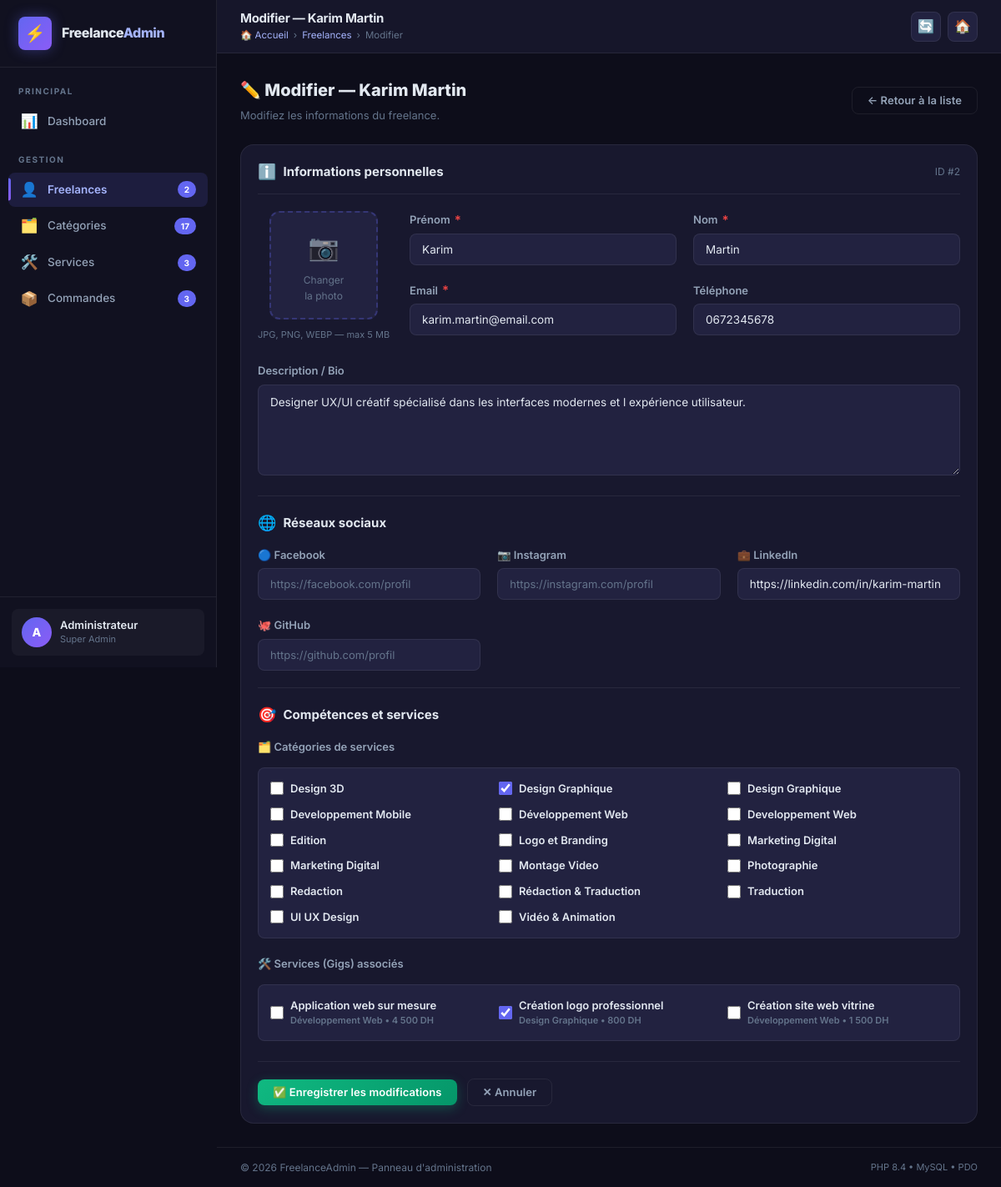
The page /réalisastion/admin/freelances/modifier.php?id=2 on the database its author committed.
### tables this page shows
CREATE TABLE freelance (
    id_freelance INT AUTO_INCREMENT PRIMARY KEY,
    nom VARCHAR(100) NOT NULL,
    prenom VARCHAR(100) NOT NULL,
    email VARCHAR(150) NOT NULL UNIQUE,
    telephone VARCHAR(30),
    description TEXT,
    image VARCHAR(255),
    facebook VARCHAR(255),
    instagram VARCHAR(255),
    linkedin VARCHAR(255),
    github VARCHAR(255)
);

CREATE TABLE categorie_service (
    id_categorie INT AUTO_INCREMENT PRIMARY KEY,
    nom VARCHAR(100) NOT NULL,
    description TEXT
);

CREATE TABLE service (
    id_service INT AUTO_INCREMENT PRIMARY KEY,
    titre VARCHAR(150) NOT NULL,
    description TEXT NOT NULL,
    prix DECIMAL(10,2) NOT NULL,
    image_service VARCHAR(255),
    id_freelance INT NOT NULL,
    id_categorie INT NOT NULL,

    CONSTRAINT fk_service_freelance
        FOREIGN KEY (id_freelance)
        REFERENCES freelance(id_freelance)
        ON DELETE CASCADE
        ON UPDATE CASCADE,

    CONSTRAINT fk_service_categorie
        FOREIGN KEY (id_categorie)
        REFERENCES categorie_service(id_categorie)
        ON DELETE RESTRICT
        ON UPDATE CASCADE
);

### réalisastion/admin/freelances/modifier.php (the view, shortened to what this page needs)
<?php
$pdo = getDB();
$id = filter_input(INPUT_GET, 'id', FILTER_VALIDATE_INT);
$stmt = $pdo->prepare("SELECT * FROM freelance WHERE id_freelance = ?");
$stmt->execute([$id]);
$freelance = $stmt->fetch();
$old = $freelance;
$allCategories = $pdo->query("SELECT * FROM categorie_service ORDER BY nom ASC")->fetchAll();
$allServices   = $pdo->query("SELECT s.*, c.nom AS nom_categorie FROM service s LEFT JOIN categorie_service c ON s.id_categorie = c.id_categorie ORDER BY s.titre ASC")->fetchAll();
$assignedServices   = $pdo->query("SELECT id_service, id_categorie FROM service WHERE id_freelance = " . (int)$id)->fetchAll();
$assignedServiceIds  = array_map('intval', array_column($assignedServices, 'id_service'));
$assignedCategoryIds = array_map('intval', array_unique(array_column($assignedServices, 'id_categorie')));
if ($_SERVER['REQUEST_METHOD'] === 'POST') {
    $selectedCategories = array_map('intval', $_POST['categories'] ?? []);
    $selectedServices   = array_map('intval', $_POST['services']   ?? []);
} else {
    $selectedCategories = $assignedCategoryIds;
    $selectedServices   = $assignedServiceIds;
}
require_once __DIR__ . '/../../includes/header.php';
$imgUrl = null;
?>
<div style="display:flex;align-items:center;justify-content:space-between;margin-bottom:24px;">
    <div>
        <h1 style="font-size:20px;font-weight:800;margin-bottom:4px;">
            ✏️ Modifier — <?= htmlspecialchars($freelance['prenom'] . ' ' . $freelance['nom']) ?>
        </h1>
        <p style="color:var(--text-muted);font-size:13px;">Modifiez les informations du freelance.</p>
    </div>
    <a href="<?= BASE_URL ?>/admin/freelances/index.php" class="btn btn-outline">← Retour à la liste</a>
</div>
<form method="POST" enctype="multipart/form-data" novalidate id="form-modifier-freelance">
<div class="card">
    <div class="card-header">
        <h2 class="card-title"><span class="card-icon">ℹ️</span> Informations personnelles</h2>
        <span style="font-size:12px;color:var(--text-muted);">ID #<?= $id ?></span>
    </div>
    <div style="display:flex;gap:24px;align-items:flex-start;margin-bottom:24px;flex-wrap:wrap;">
        <div style="display:flex;flex-direction:column;align-items:center;gap:10px;">
            <div class="image-preview-box" id="preview-image"
                 onclick="document.getElementById('image').click()"
                 title="Cliquez pour changer la photo">
                <?php if ($imgUrl): ?>
                    <img src="<?= $imgUrl ?>" alt="Photo actuelle">
                <?php else: ?>
                    <div class="preview-placeholder">
                        <span class="preview-icon">📷</span>
                        Changer<br>la photo
                    </div>
                <?php endif; ?>
            </div>
            <span style="font-size:11px;color:var(--text-muted);">JPG, PNG, WEBP — max 5 MB</span>
        </div>
        <div class="form-grid" style="flex:1;">
            <div class="form-group">
                <label for="prenom">Prénom <span class="required">*</span></label>
                <input type="text" name="prenom" id="prenom"
                       value="<?= htmlspecialchars($old['prenom']) ?>" required>
            </div>
            <div class="form-group">
                <label for="nom">Nom <span class="required">*</span></label>
                <input type="text" name="nom" id="nom"
                       value="<?= htmlspecialchars($old['nom']) ?>" required>
            </div>
            <div class="form-group">
                <label for="email">Email <span class="required">*</span></label>
                <input type="email" name="email" id="email"
                       value="<?= htmlspecialchars($old['email']) ?>" required>
            </div>
            <div class="form-group">
                <label for="telephone">Téléphone</label>
                <input type="tel" name="telephone" id="telephone"
                       value="<?= htmlspecialchars($old['telephone'] ?? '') ?>">
            </div>
        </div>
    </div>
    <div class="form-group" style="margin-bottom:24px;">
        <label for="description">Description / Bio</label>
        <textarea name="description" id="description" rows="4"><?= htmlspecialchars($old['description'] ?? '') ?></textarea>
    </div>
    <div class="divider"></div>
    <div class="card-header" style="border:none;padding-bottom:0;margin-bottom:16px;">
        <h2 class="card-title"><span class="card-icon">🌐</span> Réseaux sociaux</h2>
    </div>
    <div class="form-grid">
        <div class="form-group">
            <label for="facebook">🔵 Facebook</label>
            <input type="url" name="facebook" id="facebook"
                   placeholder="https://facebook.com/profil"
                   value="<?= htmlspecialchars($old['facebook'] ?? '') ?>">
        </div>
        <div class="form-group">
            <label for="instagram">📷 Instagram</label>
            <input type="url" name="instagram" id="instagram"
                   placeholder="https://instagram.com/profil"
                   value="<?= htmlspecialchars($old['instagram'] ?? '') ?>">
        </div>
        <div class="form-group">
            <label for="linkedin">💼 LinkedIn</label>
            <input type="url" name="linkedin" id="linkedin"
                   placeholder="https://linkedin.com/in/profil"
                   value="<?= htmlspecialchars($old['linkedin'] ?? '') ?>">
        </div>
        <div class="form-group">
            <label for="github">🐙 GitHub</label>
            <input type="url" name="github" id="github"
                   placeholder="https://github.com/profil"
                   value="<?= htmlspecialchars($old['github'] ?? '') ?>">
        </div>
    </div>
    <div class="divider"></div>
    <div class="card-header" style="border:none;padding-bottom:0;margin-bottom:16px;">
        <h2 class="card-title"><span class="card-icon">🎯</span> Compétences et services</h2>
    </div>
    <div class="form-group" style="margin-bottom:20px;">
        <label style="font-weight:600;margin-bottom:8px;display:block;">🗂️ Catégories de services</label>
        <?php if (empty($allCategories)): ?>
            <p style="font-size:12px;color:var(--text-muted);">Aucune catégorie enregistrée.</p>
        <?php else: ?>
            <div style="display:grid;grid-template-columns:repeat(auto-fill, minmax(220px, 1fr));gap:10px;background:var(--bg-input);padding:14px;border-radius:8px;border:1px solid var(--border);">
                <?php foreach ($allCategories as $cat): ?>
                <?php $checked = in_array((int)$cat['id_categorie'], $selectedCategories, true) ? 'checked' : ''; ?>
                <label style="display:flex;align-items:center;gap:8px;font-size:13px;cursor:pointer;color:var(--text-primary);">
                    <input type="checkbox" name="categories[]" value="<?= $cat['id_categorie'] ?>" <?= $checked ?>>
                    <span><?= htmlspecialchars($cat['nom']) ?></span>
                </label>
                <?php endforeach; ?>
            </div>
        <?php endif; ?>
    </div>
    <div class="form-group" style="margin-bottom:24px;">
        <label style="font-weight:600;margin-bottom:8px;display:block;">🛠️ Services (Gigs) associés</label>
        <?php if (empty($allServices)): ?>
            <p style="font-size:12px;color:var(--text-muted);">Aucun service disponible.</p>
        <?php else: ?>
            <div style="display:grid;grid-template-columns:repeat(auto-fill, minmax(260px, 1fr));gap:10px;background:var(--bg-input);padding:14px;border-radius:8px;border:1px solid var(--border);">
                <?php foreach ($allServices as $srv): ?>
                <?php $checked = in_array((int)$srv['id_service'], $selectedServices, true) ? 'checked' : ''; ?>
                <label style="display:flex;align-items:center;gap:8px;font-size:13px;cursor:pointer;color:var(--text-primary);">
                    <input type="checkbox" name="services[]" value="<?= $srv['id_service'] ?>" <?= $checked ?>>
                    <div style="min-width:0;flex:1;">
                        <div style="font-weight:600;white-space:nowrap;overflow:hidden;text-overflow:ellipsis;">
                            <?= htmlspecialchars($srv['titre']) ?>
                        </div>
                        <div style="font-size:11px;color:var(--text-muted);">
                            <?= htmlspecialchars($srv['nom_categorie'] ?? 'Général') ?> &bull; <?= number_format((float)$srv['prix'], 0, ',', ' ') ?> DH
                        </div>
                    </div>
                </label>
                <?php endforeach; ?>
            </div>
        <?php endif; ?>
    </div>
    <div class="form-actions">
        <button type="submit" class="btn btn-success" id="btn-submit-modifier">
            ✅ Enregistrer les modifications
        </button>
        <a href="<?= BASE_URL ?>/admin/freelances/index.php" class="btn btn-outline">
            ✕ Annuler
        </a>
    </div>
</div>
</form>
<?php require_once __DIR__ . '/../../includes/footer.php'; ?>

### rows shown on the page
freelance: prenom+nom "Karim Martin", prenom "Karim", nom "Martin", email "karim.martin@email.com", telephone "0672345678", description "Designer UX/UI créatif spécialisé dans les interfaces modernes et l expérience utilisateur.", linkedin "https://linkedin.com/in/karim-martin"
categorie_service: nom "Design 3D"
categorie_service: nom "Design Graphique"
categorie_service: nom "Design Graphique"
categorie_service: nom "Developpement Mobile"
categorie_service: nom "Développement Web"
categorie_service: nom "Developpement Web"
categorie_service: nom "Edition"
categorie_service: nom "Logo et Branding"
categorie_service: nom "Marketing Digital"
categorie_service: nom "Marketing Digital"
categorie_service: nom "Montage Video"
categorie_service: nom "Photographie"
categorie_service: nom "Redaction"
categorie_service: nom "Rédaction & Traduction"
categorie_service: nom "Traduction"
categorie_service: nom "UI UX Design"
categorie_service: nom "Vidéo & Animation"
service: titre "Application web sur mesure", id_categorie.nom "Développement Web", prix "4 500"
service: titre "Création logo professionnel", id_categorie.nom "Design Graphique", prix "800"
service: titre "Création site web vitrine", id_categorie.nom "Développement Web", prix "1 500"

### other values the page prints
$stats['freelances'] "2"
$stats['categories'] "17"
$stats['services'] "3"
$stats['commandes'] "3"
$pageTitle "Modifier — Karim Martin"
$crumb['label'] "Freelances"
$crumb['label'] "Modifier"
$id "2"
PHP_MAJOR_VERSION "8"
PHP_MINOR_VERSION "4"
